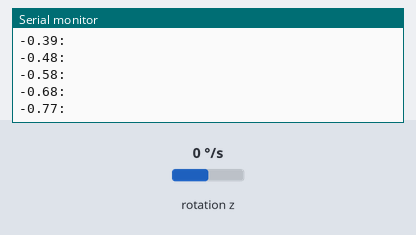
This sketch was run on a simulated Arduino Uno, built with avr-gcc and run on an emulated ATmega328P. Parts: the last lines printed to the serial monitor. Wiring (inferred from the names in the program): MPU-6050 motion sensor at I2C address 0x68. Inputs (shaded band) come from the test bench; at power-on: rotation z 0 °/s.

Above: at 1.2 s.
1.3 s: rotation z set to -192 °/s
At 1.34 s:
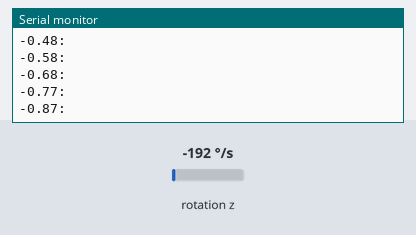
2.8 s: rotation z set to -100 °/s
At 2.84 s:
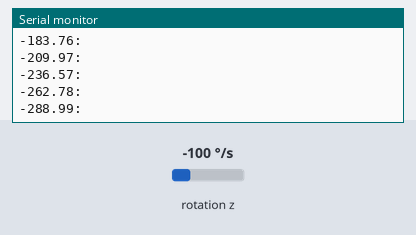
Timing chart, 0 to 5.8 s (numbered marks = the images above; inputs shaded):
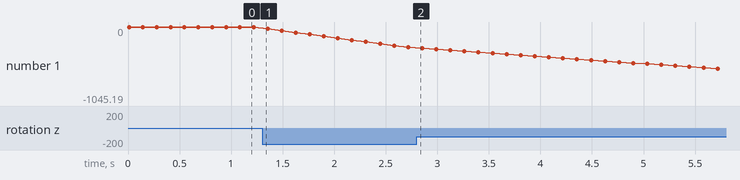

The sketch:

d_class_tracker.ino
```cpp
#include <SoftwareSerial.h>
#include <Wire.h>

// Pins
#define RIGHT_ECHO_PIN 2
#define RIGHT_TRIG_PIN 3
#define LEFT_ECHO_PIN 4
#define LEFT_TRIG_PIN 5

// MPU registers
#define MPU6050_ADDR                  0x68
#define MPU6050_SMPLRT_DIV_REGISTER   0x19
#define MPU6050_CONFIG_REGISTER       0x1a
#define MPU6050_PWR_MGMT_1_REGISTER   0x6b
#define MPU6050_GYRO_Z_OUT_REGISTER   0x47

// MPU6050 variables
float gyroZoffset = 0.72;
float gyroZ;
float angleZ;
float preInterval;

// Bluetooth
SoftwareSerial mySerial(10, 9); //( RX -> 9, TX -> 10) Connect TX of bluetooth to pin 10 and RX of bluetooth to pin 9

// Ultrasonic sensor
int right_distance;
int left_distance;


enum USDirection{
  ULTRA_SONIC_RIGHT,
  ULTRA_SONIC_LEFT
};

void setup() {
  Serial.begin(9600);
  mySerial.begin(9600);

  // MPU6050
  Wire.begin();
  connectMPU();

  // Ultrasonic sensor
  pinMode(RIGHT_TRIG_PIN, OUTPUT);
  pinMode(RIGHT_ECHO_PIN, INPUT);
  pinMode(LEFT_TRIG_PIN, OUTPUT);
  pinMode(LEFT_ECHO_PIN, INPUT);
}

void loop() {

  String outputString = "";

  updateMPUData();
  outputString.concat(angleZ);
  outputString.concat(":");

//  updateDistance(USDirection::ULTRA_SONIC_RIGHT);
//  outputString.concat(right_distance);
//  outputString.concat(":");
//
//  updateDistance(USDirection::ULTRA_SONIC_LEFT);
//  outputString.concat(left_distance);

  mySerial.println(outputString);
  Serial.println(outputString);

  delay(125);

}

// right side is default
void updateDistance(USDirection dir){

  switch (dir) {
    case USDirection::ULTRA_SONIC_LEFT: {

      digitalWrite(LEFT_TRIG_PIN, LOW);
      delayMicroseconds(2);
      digitalWrite(LEFT_TRIG_PIN, HIGH);
      delayMicroseconds(10);
      digitalWrite(LEFT_TRIG_PIN, LOW);

      long duration = pulseIn(LEFT_ECHO_PIN, HIGH);
      left_distance = (duration * 0.034 / 2);
      break;

    }

    case USDirection::ULTRA_SONIC_RIGHT: {

      digitalWrite(RIGHT_TRIG_PIN, LOW);
      delayMicroseconds(2);
      digitalWrite(RIGHT_TRIG_PIN, HIGH);
      delayMicroseconds(10);
      digitalWrite(RIGHT_TRIG_PIN, LOW);

      long duration = pulseIn(RIGHT_ECHO_PIN, HIGH);
      right_distance = (duration * 0.034 / 2);
      break;

    }

    default: {

      digitalWrite(RIGHT_TRIG_PIN, LOW);
      delayMicroseconds(2);
      digitalWrite(RIGHT_TRIG_PIN, HIGH);
      delayMicroseconds(10);
      digitalWrite(RIGHT_TRIG_PIN, LOW);

      long duration = pulseIn(RIGHT_ECHO_PIN, HIGH);
      right_distance = (duration * 0.034 / 2);
      break;

    }
  }

}


void connectMPU(){
  writeDataInMPU(MPU6050_PWR_MGMT_1_REGISTER, 0x01); // check only the first connection with status
  writeDataInMPU(MPU6050_SMPLRT_DIV_REGISTER, 0x00);
  writeDataInMPU(MPU6050_CONFIG_REGISTER, 0x00);
}

byte writeDataInMPU(byte reg, byte data){
  Wire.beginTransmission(MPU6050_ADDR);
  Wire.write(reg);
  Wire.write(data);
  byte status = Wire.endTransmission();
  return status; // 0 if success
}

void updateMPUData(){
  // retrieve raw data
  fetchGyroZRawData();

  float currentMilli = millis();
  float dt = (currentMilli - preInterval) / 1000; // devided by 1000 to get second from millisecond
  preInterval = currentMilli;

  angleZ += gyroZ*dt; // processed gyro angle in degree
}

void fetchGyroZRawData(){
  Wire.beginTransmission(MPU6050_ADDR);
  Wire.write(MPU6050_GYRO_Z_OUT_REGISTER);
  Wire.endTransmission(false);
  Wire.requestFrom((uint8_t)MPU6050_ADDR ,(uint8_t) 2);

	int16_t rawGyroZData = Wire.read() << 8 | Wire.read();
  gyroZ = ((float)rawGyroZData) / 131 - gyroZoffset;
}
```

Measured:
- plotted number 1: -0.87 → -288.99 after the input at 1.3 s, -288.99 → -1045.19 after the input at 2.8 s
